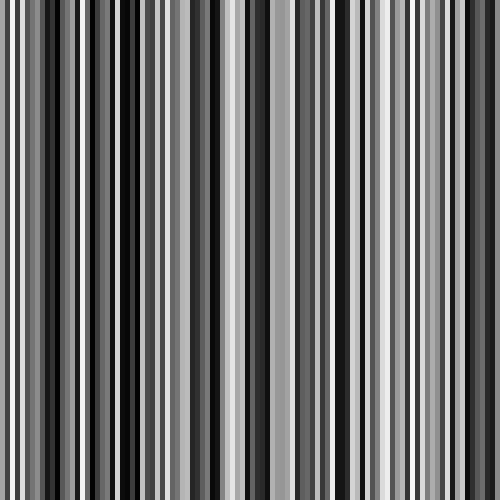
Frame 1 (no input)
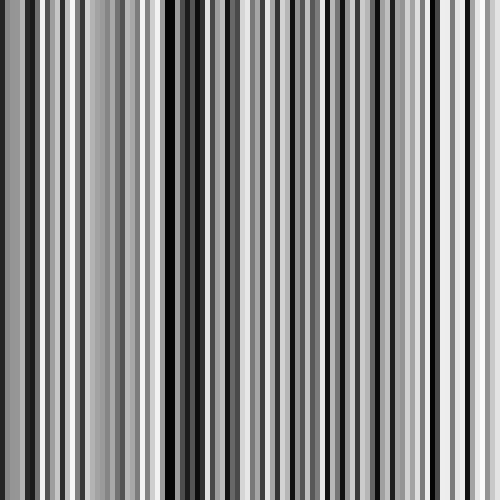
Frame 2 (the mouse pressed at the canvas centre, redrawn once)

The Processing sketch that drew these frames (run headless with seeded random() and noise(); the mouse was pressed at the canvas centre and the sketch redrawn once):

// Processing sketch: randomness
// ── randomness.pde
float [] randomness = new float[width];

void setup () {
  size(500, 500);
}

void draw () {
  noLoop();
  noStroke();
  fill(randomness[0]);
  for (int i =0; i < randomness.length; i++) {
    randomness[i] = random(0, 255); 
    float c = randomness[i];
    fill(c);
    rect(i*5, 0, 5, height);
  }
}
